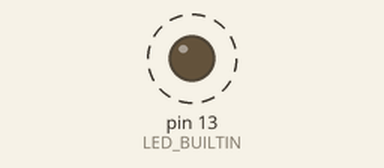
A sketch run on a simulated Arduino Uno, built with avr-gcc and run on an emulated ATmega328P. Shown: output pins drawn as LEDs (lit = HIGH). Dashed ring = blinking.

Above: at 0.5 s.
Timing chart, 0 to 3.0 s (numbered marks = the images above):
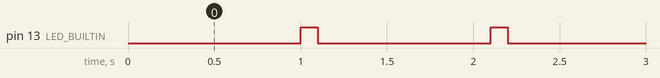

Measured:
- by itself, pin 13 (LED_BUILTIN): alternates HIGH for 0.10 s and LOW for 1.0 s

The sketch:

mighty_lahdi_tumelo1.ino
```cpp
// C++ code
//
void setup()
{
  pinMode(LED_BUILTIN, OUTPUT);
}

void loop()
{
  digitalWrite(LED_BUILTIN, LOW);
  delay(1000); // Wait for 1000 millisecond(s)
  digitalWrite(LED_BUILTIN, HIGH);
  delay(100); // Wait for 100 millisecond(s)
}
```
